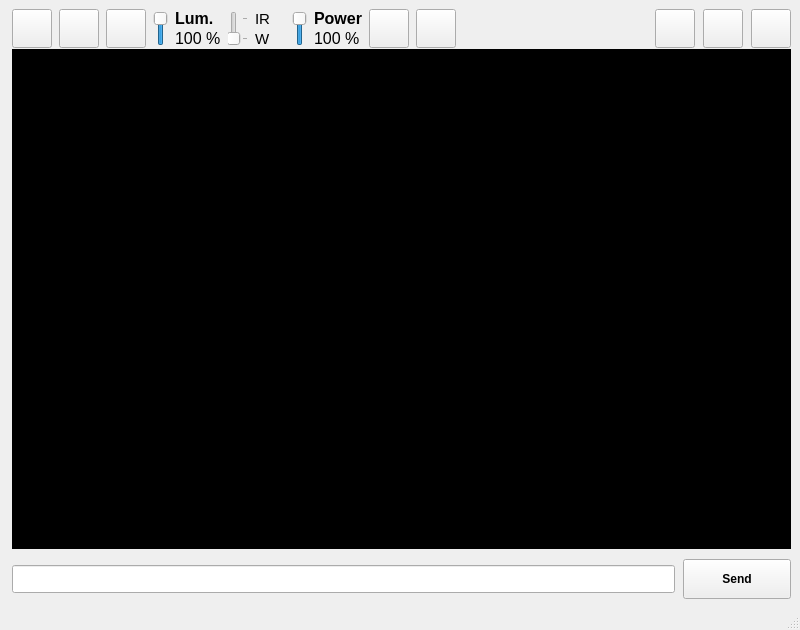
<?xml version="1.0" encoding="UTF-8"?>
<ui version="4.0">
 <class>MainWindow</class>
 <widget class="QMainWindow" name="MainWindow">
  <property name="enabled">
   <bool>true</bool>
  </property>
  <property name="geometry">
   <rect>
    <x>0</x>
    <y>0</y>
    <width>800</width>
    <height>630</height>
   </rect>
  </property>
  <property name="sizePolicy">
   <sizepolicy hsizetype="Preferred" vsizetype="Preferred">
    <horstretch>0</horstretch>
    <verstretch>0</verstretch>
   </sizepolicy>
  </property>
  <property name="minimumSize">
   <size>
    <width>800</width>
    <height>630</height>
   </size>
  </property>
  <property name="maximumSize">
   <size>
    <width>16777215</width>
    <height>16777215</height>
   </size>
  </property>
  <property name="windowTitle">
   <string>PyRobot</string>
  </property>
  <property name="documentMode">
   <bool>false</bool>
  </property>
  <property name="unifiedTitleAndToolBarOnMac">
   <bool>false</bool>
  </property>
  <widget class="QWidget" name="centralwidget">
   <layout class="QGridLayout" name="gridLayout">
    <property name="leftMargin">
     <number>12</number>
    </property>
    <property name="spacing">
     <number>1</number>
    </property>
    <item row="1" column="0">
     <layout class="QHBoxLayout" name="horizontalLayout_4">
      <property name="spacing">
       <number>10</number>
      </property>
      <item>
       <layout class="QVBoxLayout" name="verticalLayout_2">
        <item>
         <widget class="QPlainTextEdit" name="plainTextEdit_monitor">
          <property name="autoFillBackground">
           <bool>false</bool>
          </property>
          <property name="styleSheet">
           <string notr="true">background-color: rgb(0, 0, 0);
color: rgb(255,255,255);</string>
          </property>
          <property name="verticalScrollBarPolicy">
           <enum>Qt::ScrollBarAsNeeded</enum>
          </property>
          <property name="readOnly">
           <bool>true</bool>
          </property>
          <property name="plainText">
           <string/>
          </property>
          <property name="backgroundVisible">
           <bool>false</bool>
          </property>
         </widget>
        </item>
        <item>
         <layout class="QHBoxLayout" name="horizontalLayout_2">
          <property name="spacing">
           <number>8</number>
          </property>
          <property name="sizeConstraint">
           <enum>QLayout::SetDefaultConstraint</enum>
          </property>
          <property name="topMargin">
           <number>0</number>
          </property>
          <property name="rightMargin">
           <number>0</number>
          </property>
          <item>
           <widget class="QLineEdit" name="lineEdit_commandline">
            <property name="minimumSize">
             <size>
              <width>0</width>
              <height>28</height>
             </size>
            </property>
           </widget>
          </item>
          <item>
           <widget class="QPushButton" name="pushButton_send_monitor">
            <property name="minimumSize">
             <size>
              <width>108</width>
              <height>40</height>
             </size>
            </property>
            <property name="font">
             <font>
              <weight>75</weight>
              <bold>true</bold>
             </font>
            </property>
            <property name="text">
             <string>Send</string>
            </property>
            <property name="icon">
             <iconset resource="../resources.qrc">
              <normaloff>:/resources/img/resources/img/Right.png</normaloff>:/resources/img/resources/img/Right.png</iconset>
            </property>
            <property name="iconSize">
             <size>
              <width>26</width>
              <height>26</height>
             </size>
            </property>
            <property name="autoDefault">
             <bool>false</bool>
            </property>
            <property name="flat">
             <bool>false</bool>
            </property>
           </widget>
          </item>
         </layout>
        </item>
       </layout>
      </item>
      <item>
       <layout class="QVBoxLayout" name="right_panel">
        <property name="spacing">
         <number>0</number>
        </property>
       </layout>
      </item>
     </layout>
    </item>
    <item row="0" column="0">
     <layout class="QHBoxLayout" name="horizontalLayout_3">
      <property name="spacing">
       <number>7</number>
      </property>
      <item>
       <widget class="QPushButton" name="pushButton_enabled_keyboard">
        <property name="maximumSize">
         <size>
          <width>50</width>
          <height>50</height>
         </size>
        </property>
        <property name="text">
         <string/>
        </property>
        <property name="icon">
         <iconset resource="../resources.qrc">
          <normaloff>:/resources/img/resources/img/keyboard.png</normaloff>:/resources/img/resources/img/keyboard.png</iconset>
        </property>
        <property name="iconSize">
         <size>
          <width>32</width>
          <height>32</height>
         </size>
        </property>
       </widget>
      </item>
      <item>
       <widget class="QPushButton" name="pushButton_sensors">
        <property name="maximumSize">
         <size>
          <width>50</width>
          <height>50</height>
         </size>
        </property>
        <property name="text">
         <string/>
        </property>
        <property name="icon">
         <iconset resource="../resources.qrc">
          <normaloff>:/resources/img/resources/img/sens.png</normaloff>:/resources/img/resources/img/sens.png</iconset>
        </property>
        <property name="iconSize">
         <size>
          <width>30</width>
          <height>30</height>
         </size>
        </property>
       </widget>
      </item>
      <item>
       <widget class="QPushButton" name="pushButton_lights">
        <property name="maximumSize">
         <size>
          <width>50</width>
          <height>50</height>
         </size>
        </property>
        <property name="text">
         <string/>
        </property>
        <property name="icon">
         <iconset resource="../resources.qrc">
          <normaloff>:/resources/img/resources/img/light-off.png</normaloff>:/resources/img/resources/img/light-off.png</iconset>
        </property>
        <property name="iconSize">
         <size>
          <width>30</width>
          <height>30</height>
         </size>
        </property>
       </widget>
      </item>
      <item>
       <widget class="QSlider" name="verticalSlider_luminosity">
        <property name="maximumSize">
         <size>
          <width>25</width>
          <height>35</height>
         </size>
        </property>
        <property name="minimum">
         <number>0</number>
        </property>
        <property name="maximum">
         <number>10</number>
        </property>
        <property name="singleStep">
         <number>1</number>
        </property>
        <property name="pageStep">
         <number>1</number>
        </property>
        <property name="value">
         <number>10</number>
        </property>
        <property name="tracking">
         <bool>false</bool>
        </property>
        <property name="orientation">
         <enum>Qt::Vertical</enum>
        </property>
        <property name="invertedAppearance">
         <bool>false</bool>
        </property>
        <property name="tickPosition">
         <enum>QSlider::NoTicks</enum>
        </property>
        <property name="tickInterval">
         <number>0</number>
        </property>
       </widget>
      </item>
      <item>
       <layout class="QVBoxLayout" name="verticalLayout_4">
        <property name="spacing">
         <number>1</number>
        </property>
        <item>
         <widget class="QLabel" name="label_6">
          <property name="font">
           <font>
            <pointsize>12</pointsize>
            <weight>75</weight>
            <bold>true</bold>
           </font>
          </property>
          <property name="text">
           <string>Lum.</string>
          </property>
         </widget>
        </item>
        <item>
         <widget class="QLabel" name="label_luminosity">
          <property name="font">
           <font>
            <pointsize>12</pointsize>
           </font>
          </property>
          <property name="text">
           <string>100 %</string>
          </property>
         </widget>
        </item>
       </layout>
      </item>
      <item>
       <widget class="QSlider" name="verticalSlider_lightsMode">
        <property name="maximumSize">
         <size>
          <width>25</width>
          <height>35</height>
         </size>
        </property>
        <property name="minimum">
         <number>0</number>
        </property>
        <property name="maximum">
         <number>1</number>
        </property>
        <property name="pageStep">
         <number>1</number>
        </property>
        <property name="orientation">
         <enum>Qt::Vertical</enum>
        </property>
        <property name="invertedAppearance">
         <bool>false</bool>
        </property>
        <property name="tickPosition">
         <enum>QSlider::TicksBelow</enum>
        </property>
        <property name="tickInterval">
         <number>0</number>
        </property>
       </widget>
      </item>
      <item>
       <layout class="QVBoxLayout" name="verticalLayout">
        <property name="spacing">
         <number>1</number>
        </property>
        <item>
         <widget class="QLabel" name="label_2">
          <property name="font">
           <font>
            <pointsize>11</pointsize>
           </font>
          </property>
          <property name="text">
           <string>IR</string>
          </property>
         </widget>
        </item>
        <item>
         <widget class="QLabel" name="label_3">
          <property name="font">
           <font>
            <pointsize>11</pointsize>
           </font>
          </property>
          <property name="text">
           <string>W</string>
          </property>
         </widget>
        </item>
       </layout>
      </item>
      <item>
       <widget class="QLabel" name="label_4">
        <property name="maximumSize">
         <size>
          <width>35</width>
          <height>40</height>
         </size>
        </property>
        <property name="text">
         <string/>
        </property>
        <property name="pixmap">
         <pixmap resource="../resources.qrc">:/resources/img/resources/img/motor2.png</pixmap>
        </property>
        <property name="scaledContents">
         <bool>true</bool>
        </property>
       </widget>
      </item>
      <item>
       <widget class="QSlider" name="verticalSlider_enginePower">
        <property name="maximumSize">
         <size>
          <width>25</width>
          <height>35</height>
         </size>
        </property>
        <property name="minimum">
         <number>0</number>
        </property>
        <property name="maximum">
         <number>10</number>
        </property>
        <property name="singleStep">
         <number>1</number>
        </property>
        <property name="pageStep">
         <number>1</number>
        </property>
        <property name="value">
         <number>10</number>
        </property>
        <property name="tracking">
         <bool>false</bool>
        </property>
        <property name="orientation">
         <enum>Qt::Vertical</enum>
        </property>
        <property name="invertedAppearance">
         <bool>false</bool>
        </property>
        <property name="tickPosition">
         <enum>QSlider::NoTicks</enum>
        </property>
        <property name="tickInterval">
         <number>0</number>
        </property>
       </widget>
      </item>
      <item>
       <layout class="QVBoxLayout" name="verticalLayout_3">
        <property name="spacing">
         <number>1</number>
        </property>
        <item>
         <widget class="QLabel" name="label_5">
          <property name="font">
           <font>
            <pointsize>12</pointsize>
            <weight>75</weight>
            <bold>true</bold>
           </font>
          </property>
          <property name="text">
           <string>Power</string>
          </property>
         </widget>
        </item>
        <item>
         <widget class="QLabel" name="label_enginePower">
          <property name="font">
           <font>
            <pointsize>12</pointsize>
           </font>
          </property>
          <property name="text">
           <string>100 %</string>
          </property>
         </widget>
        </item>
       </layout>
      </item>
      <item>
       <widget class="QPushButton" name="pushButton_automatic">
        <property name="maximumSize">
         <size>
          <width>50</width>
          <height>50</height>
         </size>
        </property>
        <property name="text">
         <string/>
        </property>
        <property name="icon">
         <iconset resource="../resources.qrc">
          <normaloff>:/resources/img/resources/img/Compass-iPhone-2-icon_OFF.png</normaloff>:/resources/img/resources/img/Compass-iPhone-2-icon_OFF.png</iconset>
        </property>
        <property name="iconSize">
         <size>
          <width>30</width>
          <height>30</height>
         </size>
        </property>
       </widget>
      </item>
      <item>
       <widget class="QPushButton" name="pushButton_script">
        <property name="maximumSize">
         <size>
          <width>50</width>
          <height>50</height>
         </size>
        </property>
        <property name="text">
         <string/>
        </property>
        <property name="icon">
         <iconset resource="../resources.qrc">
          <normaloff>:/resources/img/resources/img/Apps-utilities-terminal-icon.png</normaloff>:/resources/img/resources/img/Apps-utilities-terminal-icon.png</iconset>
        </property>
        <property name="iconSize">
         <size>
          <width>30</width>
          <height>30</height>
         </size>
        </property>
       </widget>
      </item>
      <item>
       <spacer name="horizontalSpacer">
        <property name="orientation">
         <enum>Qt::Horizontal</enum>
        </property>
        <property name="sizeType">
         <enum>QSizePolicy::Expanding</enum>
        </property>
        <property name="sizeHint" stdset="0">
         <size>
          <width>40</width>
          <height>20</height>
         </size>
        </property>
       </spacer>
      </item>
      <item>
       <layout class="QHBoxLayout" name="horizontalLayout_5">
        <property name="spacing">
         <number>8</number>
        </property>
        <item>
         <widget class="QLabel" name="icon_wifi">
          <property name="maximumSize">
           <size>
            <width>40</width>
            <height>40</height>
           </size>
          </property>
          <property name="text">
           <string/>
          </property>
          <property name="pixmap">
           <pixmap resource="../resources.qrc">:/resources/img/resources/img/wifi_off.png</pixmap>
          </property>
          <property name="scaledContents">
           <bool>true</bool>
          </property>
         </widget>
        </item>
        <item>
         <widget class="QLabel" name="icon_battery">
          <property name="maximumSize">
           <size>
            <width>35</width>
            <height>35</height>
           </size>
          </property>
          <property name="text">
           <string/>
          </property>
          <property name="pixmap">
           <pixmap resource="../resources.qrc">:/resources/img/resources/img/Battery/battery-missing.png</pixmap>
          </property>
          <property name="scaledContents">
           <bool>true</bool>
          </property>
         </widget>
        </item>
        <item>
         <widget class="QPushButton" name="pushButton_new_connection">
          <property name="maximumSize">
           <size>
            <width>50</width>
            <height>50</height>
           </size>
          </property>
          <property name="text">
           <string/>
          </property>
          <property name="icon">
           <iconset resource="../resources.qrc">
            <normaloff>:/resources/img/resources/img/ButtonRSS-01.png</normaloff>:/resources/img/resources/img/ButtonRSS-01.png</iconset>
          </property>
          <property name="iconSize">
           <size>
            <width>32</width>
            <height>32</height>
           </size>
          </property>
          <property name="flat">
           <bool>false</bool>
          </property>
         </widget>
        </item>
        <item>
         <widget class="QPushButton" name="pushButton_disconnect">
          <property name="maximumSize">
           <size>
            <width>50</width>
            <height>50</height>
           </size>
          </property>
          <property name="text">
           <string/>
          </property>
          <property name="icon">
           <iconset resource="../resources.qrc">
            <normaloff>:/resources/img/resources/img/ButtonDelete-01.png</normaloff>:/resources/img/resources/img/ButtonDelete-01.png</iconset>
          </property>
          <property name="iconSize">
           <size>
            <width>32</width>
            <height>32</height>
           </size>
          </property>
          <property name="flat">
           <bool>false</bool>
          </property>
         </widget>
        </item>
        <item>
         <widget class="QPushButton" name="pushButton_help">
          <property name="maximumSize">
           <size>
            <width>50</width>
            <height>50</height>
           </size>
          </property>
          <property name="text">
           <string/>
          </property>
          <property name="icon">
           <iconset resource="../resources.qrc">
            <normaloff>:/resources/img/resources/img/ButtonInfo-01.png</normaloff>:/resources/img/resources/img/ButtonInfo-01.png</iconset>
          </property>
          <property name="iconSize">
           <size>
            <width>32</width>
            <height>32</height>
           </size>
          </property>
          <property name="flat">
           <bool>false</bool>
          </property>
         </widget>
        </item>
       </layout>
      </item>
     </layout>
    </item>
   </layout>
  </widget>
  <widget class="QMenuBar" name="menubar">
   <property name="geometry">
    <rect>
     <x>0</x>
     <y>0</y>
     <width>800</width>
     <height>22</height>
    </rect>
   </property>
  </widget>
  <widget class="QStatusBar" name="statusbar"/>
  <action name="actionSend">
   <property name="text">
    <string>Send</string>
   </property>
   <property name="shortcut">
    <string>Return</string>
   </property>
  </action>
 </widget>
 <resources>
  <include location="../resources.qrc"/>
  <include location="../resources.qrc"/>
 </resources>
 <connections/>
</ui>
